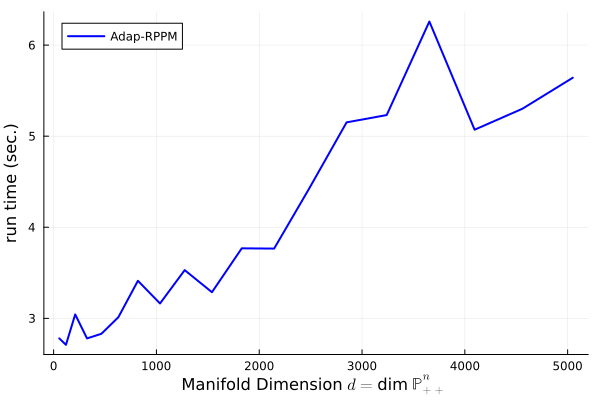

Reproduce this figure in Julia.
import Manifolds as mf
import ManifoldDiff as md
using Manopt
import LinearAlgebra as la
using Printf
using Plots
using Random
#using BenchmarkProfiles
using LaTeXStrings
using DelimitedFiles

include("../solvers/adap_rppm_trm.jl")
#include("ppmnn.jl")

NAME_STRING = "EX03_"

# Set dimensions and number of initial guesses (for each dimension) for analysis
n_0 = 10
n_f = 100
Δn = 5
nguess = 1
NAME_STRING = "example623"
# Echo file
#file = open(NAME_STRING * "_ECHO.dat","w")

#################################################################################################
# Warmup
# (only for loading required lybrary) 
#
#################################################################################################

wg1(M,X) = la.logdet(X)^4
wgrad_g1(M,X) = 4.0*la.logdet(X)^3 * inv(X)

wg2(M,X) = 0.0
wgrad_g2(M,X) = zeros(2,2)

wh(M,X) = la.logdet(X)^2
w∂h(M,X) = 2.0*la.logdet(X) * inv(X)
#w∂H(M,X) = w∂h(X)

wg(M,X) = wg1(M,X) + wg2(M,X)
wf(M,X) = wg(M,X) - wh(M,X)
wgrad_g(M,X) = wgrad_g1(M,X) + wgrad_g2(M,X)


M = mf.SymmetricPositiveDefinite(2)
X0 = rand(M)
#λk(n) = sqrt(n)
adap_rppm(M,X0,wg1,wgrad_g1,wg2,wgrad_g2,wh,w∂h,1.e-2,5,1.e-4); 


dim = [i for i in n_0:Δn:n_f];

seed = MersenneTwister(1234)

global T = Matrix{Float64}(undef,size(dim,1)*nguess,3)
global ntest = 0


for n in dim

    g1(_,X) = la.logdet(X)^4 / 12.0
    grad_g1(_,X) = la.logdet(X)^3 * inv(X) / 3.0


    g2(_,X) = la.logdet(X)^2
grad_g2(_,X) = 2.0 * la.logdet(X) * inv(X)

h(M,X) = la.logdet(X)
∂h(M,X) = la.inv(X)


g(M,X) = g1(M,X) + g2(M,X)
f(M,X) = g(M,X) - h(M,X)
grad_g(M,X) = grad_g1(M,X) + grad_g2(M,X)


for _ in 1:nguess
       
    global ntest += 1
    
    # Set Manifold
    global M = mf.SymmetricPositiveDefinite(n)

    # Set initial guess
    global X0 = log(n)*Matrix{Float64}(la.I,n,n)
    ϵ = 1.e-8
    maxiter = 1000
    ########################################################################
    #                      PPMNN method analysis
    ########################################################################
    try
        λ0 = 1.e-4
        local t0 = time();
        S,error,iter,λk = adap_rppm(M,X0,g1,grad_g1,g2,grad_g2,h,∂h,λ0,maxiter,ϵ);                
        local et = time() - t0;
        T[ntest,3] = et
        @printf(     "adap-RPPM ::%5d %15.10e %15.10e %+15.10e %8.5e %5d\n",n,et,la.det(S),f(M,S),λk,iter);
 #       @printf(file,"adap-RPPM ::%5d %15.10e %15.10e %+15.10e %8.5e %5d\n",n,et,la.det(S),f(M,S),λk,iter);
        #println("$S")
    catch error
        T[ntest,3] = Inf
        @printf(     "adap-RPPM ::%5d %15.10e\n",n,T[ntest,3]);
        println("$error")
    end
        
    ########################################################################
    #                      End PPMNN analysis
    ########################################################################

end    
end

# Generate and write plot of n x time 
mdim = dim .* ( dim .+ 1.0) ./ 2.0
plot(mdim,T[:,3],label="Adap-RPPM",lw=2,color=:blue)
xlabel!("Manifold Dimension "*L"d = " * "dim " * L"\mathbb{P}^n_{++}")
ylabel!("run time (sec.)")

savefig(NAME_STRING)
